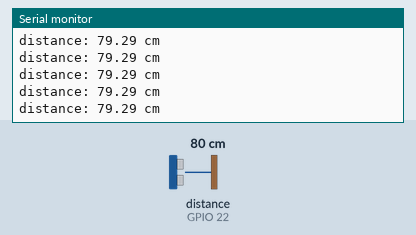
Recording of a sketch running on a simulated ESP32. Parts: the last lines printed to the serial monitor. Wiring (inferred from the names in the program): ultrasonic range finder: trigger GPIO 23; echo GPIO 22. Inputs (shaded band) come from the test bench; at power-on: distance to the obstacle (sensor on GPIO 22) 80 cm. The echo pulse lasts 58.3 µs per cm; WiFi joins after 1.5 s; servers stay silent unless stated.

Above: at 2.7 s.
2.8 s: distance to the obstacle (sensor on GPIO 22) set to 2 cm
At 5.64 s:
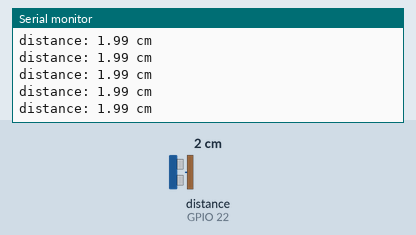
5.8 s: distance to the obstacle (sensor on GPIO 22) set to 4 cm
At 6.7 s:
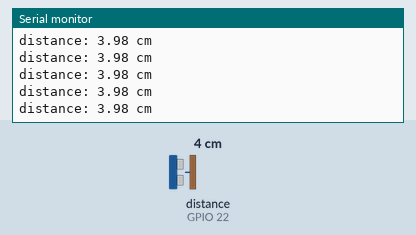
Timing chart, 0 to 7.1 s (numbered marks = the images above; inputs shaded):
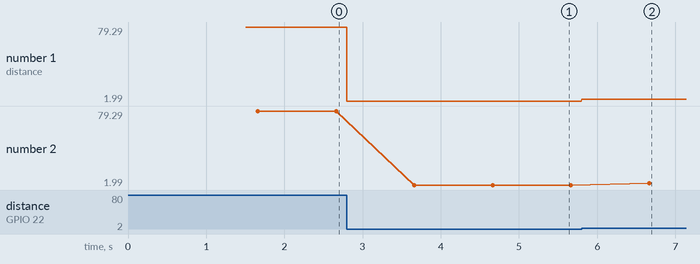

Measured:
- after the input at 2.8 s, the serial monitor: prints a new line at once (image 1)
- after the input at 5.8 s, the serial monitor: prints a new line at once (image 2)
- plotted number 1: 79.29 → 1.99 after the input at 2.8 s, 1.99 → 3.98 after the input at 5.8 s
- plotted number 2: 79.29 → 1.99 after the input at 2.8 s, 1.99 → 3.98 after the input at 5.8 s

The sketch:

BTP_proto_esp32.ino
```cpp
#include <Arduino.h>
#include <WiFi.h>               //we are using the ESP32
//#include <ESP8266WiFi.h>      // uncomment this line if you are using esp8266 and comment the line above
#include <Firebase_ESP_Client.h>


#define TRIG_PIN 23 // ESP32 pin GPIO23 connected to Ultrasonic Sensor's TRIG pin
#define ECHO_PIN 22 // ESP32 pin GPIO22 connected to Ultrasonic Sensor's ECHO pin

float duration_us, distance_cm;

//Provide the token generation process info.
#include "addons/TokenHelper.h"
//Provide the RTDB payload printing info and other helper functions.
#include "addons/RTDBHelper.h"

// Insert your network credentials
#define WIFI_SSID "Harshit"
#define WIFI_PASSWORD "gfch8991"

// Insert Firebase project API Key
#define API_KEY "AIzaSyCgJUtvKxKlRxG-MUH4op_sO1bi4qCRrgI"

// Insert RTDB URLefine the RTDB URL */
#define DATABASE_URL"https://smartparking2-15877-default-rtdb.asia-southeast1.firebasedatabase.app/"

//Define Firebase Data object
FirebaseData fbdo;

FirebaseAuth auth;
FirebaseConfig config;

unsigned long sendDataPrevMillis = 0;
int count = 0;
bool signupOK = false;                     //since we are doing an anonymous sign in

void setup(){

  Serial.begin(115200);
  WiFi.begin(WIFI_SSID, WIFI_PASSWORD);
  Serial.print("Connecting to Wi-Fi");
  while (WiFi.status() != WL_CONNECTED){
    Serial.print(".");
    delay(300);
  }
  Serial.println();
  Serial.print("Connected with IP: ");
  Serial.println(WiFi.localIP());
  Serial.println();

  pinMode(TRIG_PIN, OUTPUT);
  // configure the echo pin to input mode
  pinMode(ECHO_PIN, INPUT);

  /* Assign the api key (required) */
  config.api_key = API_KEY;

  /* Assign the RTDB URL (required) */
  config.database_url = DATABASE_URL;

  /* Sign up */
  if (Firebase.signUp(&config, &auth, "", "")){
    Serial.println("ok");
    signupOK = true;
  }
  else{
    Serial.printf("%s\n", config.signer.signupError.message.c_str());
  }

  /* Assign the callback function for the long running token generation task */
  // config.token_status_callback = tokenStatusCallback; //see addons/TokenHelper.h

  Firebase.begin(&config, &auth);
  Firebase.reconnectWiFi(true);
}

void loop(){

  //temperature and humidity measured should be stored in variables so the user
  //can use it later in the database

  digitalWrite(TRIG_PIN, HIGH);
  delayMicroseconds(10);
  digitalWrite(TRIG_PIN, LOW);

  duration_us = pulseIn(ECHO_PIN, HIGH);

  distance_cm = 0.017 * duration_us;

  Serial.print("distance: ");
  Serial.print(distance_cm);
  Serial.println(" cm");

  if (Firebase.ready() && signupOK && (millis() - sendDataPrevMillis > 1000 || sendDataPrevMillis == 0)){
    //since we want the data to be updated every second
    sendDataPrevMillis = millis();
    // Enter Temperature in to the DHT_11 Table
    if (Firebase.RTDB.setInt(&fbdo, "sensor/Distance", distance_cm)){
      // This command will be executed even if you dont serial print but we will make sure its working
      Serial.println(distance_cm);
    }
    else {
      Serial.println("Failed to Read from the Sensor");
      Serial.println("REASON: " + fbdo.errorReason());
    }
  }
}
```
